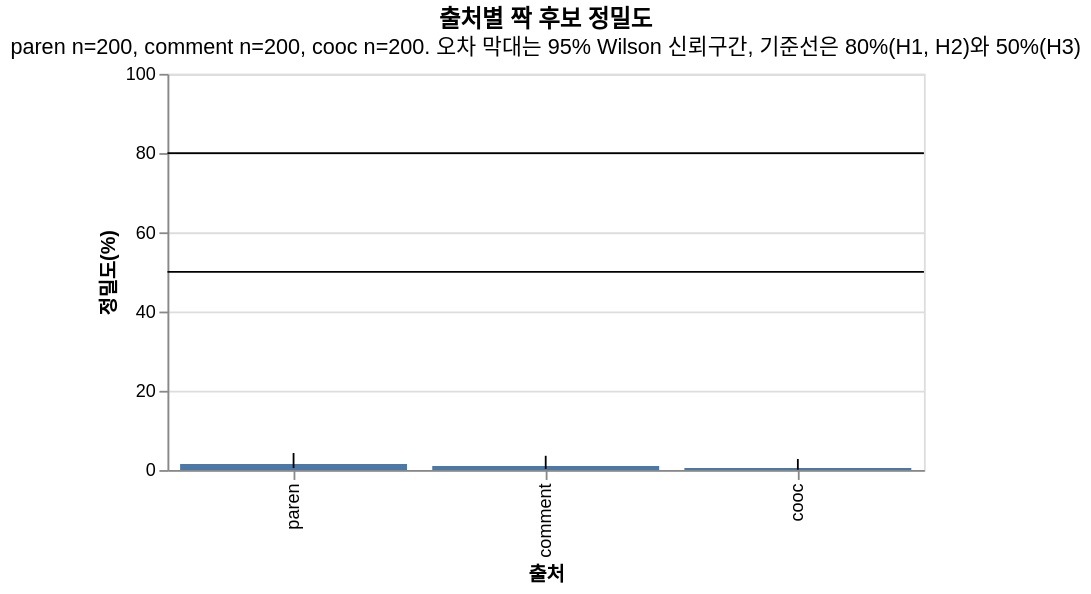

Vega-Lite specification stored for this chart:
### Vega-Lite specification from a JSON file in a GitHub repository (floating-point values rounded to 4 significant figures)
{"$schema": "https://vega.github.io/schema/vega-lite/v5.json", "title": {"text": "출처별 짝 후보 정밀도", "subtitle": "paren n=200, comment n=200, cooc n=200. 오차 막대는 95% Wilson 신뢰구간, 기준선은 80%(H1, H2)와 50%(H3)"}, "width": 420, "height": 220, "layer": [{"data": {"values": [{"source": "paren", "n": 200, "precision": 1.5, "ci_low": 0.5, "ci_high": 4.3}, {"source": "comment", "n": 200, "precision": 1.0, "ci_low": 0.3, "ci_high": 3.6}, {"source": "cooc", "n": 200, "precision": 0.5, "ci_low": 0.1, "ci_high": 2.8}]}, "mark": "bar", "encoding": {"x": {"field": "source", "type": "nominal", "title": "출처", "sort": null}, "y": {"field": "precision", "type": "quantitative", "title": "정밀도(%)", "scale": {"domain": [0, 100]}}}}, {"data": {"values": [{"source": "paren", "n": 200, "precision": 1.5, "ci_low": 0.5, "ci_high": 4.3}, {"source": "comment", "n": 200, "precision": 1.0, "ci_low": 0.3, "ci_high": 3.6}, {"source": "cooc", "n": 200, "precision": 0.5, "ci_low": 0.1, "ci_high": 2.8}]}, "mark": "errorbar", "encoding": {"x": {"field": "source", "type": "nominal", "sort": null}, "y": {"field": "ci_low", "type": "quantitative", "title": "정밀도(%)"}, "y2": {"field": "ci_high"}}}, {"data": {"values": [{"threshold": 80}, {"threshold": 50}]}, "mark": "rule", "encoding": {"y": {"field": "threshold", "type": "quantitative"}}}]}
